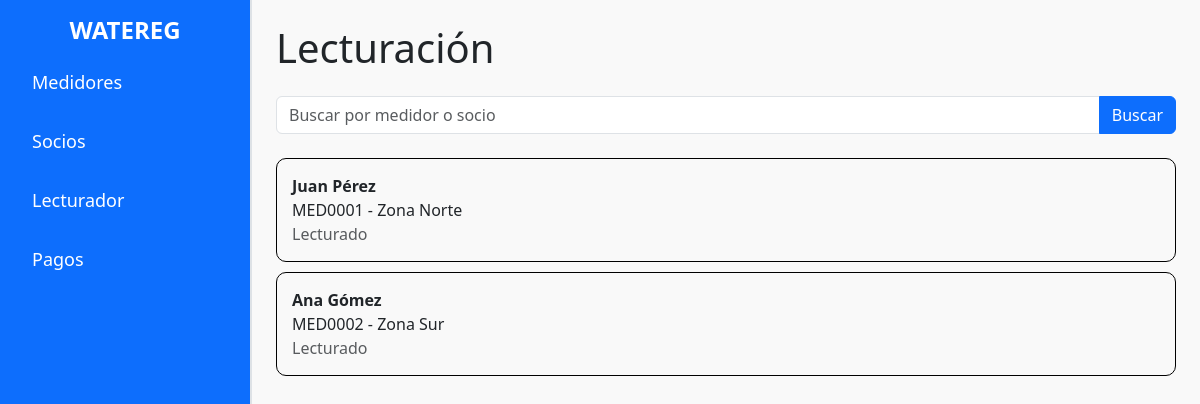
The app's page /lecturador.php, older data.
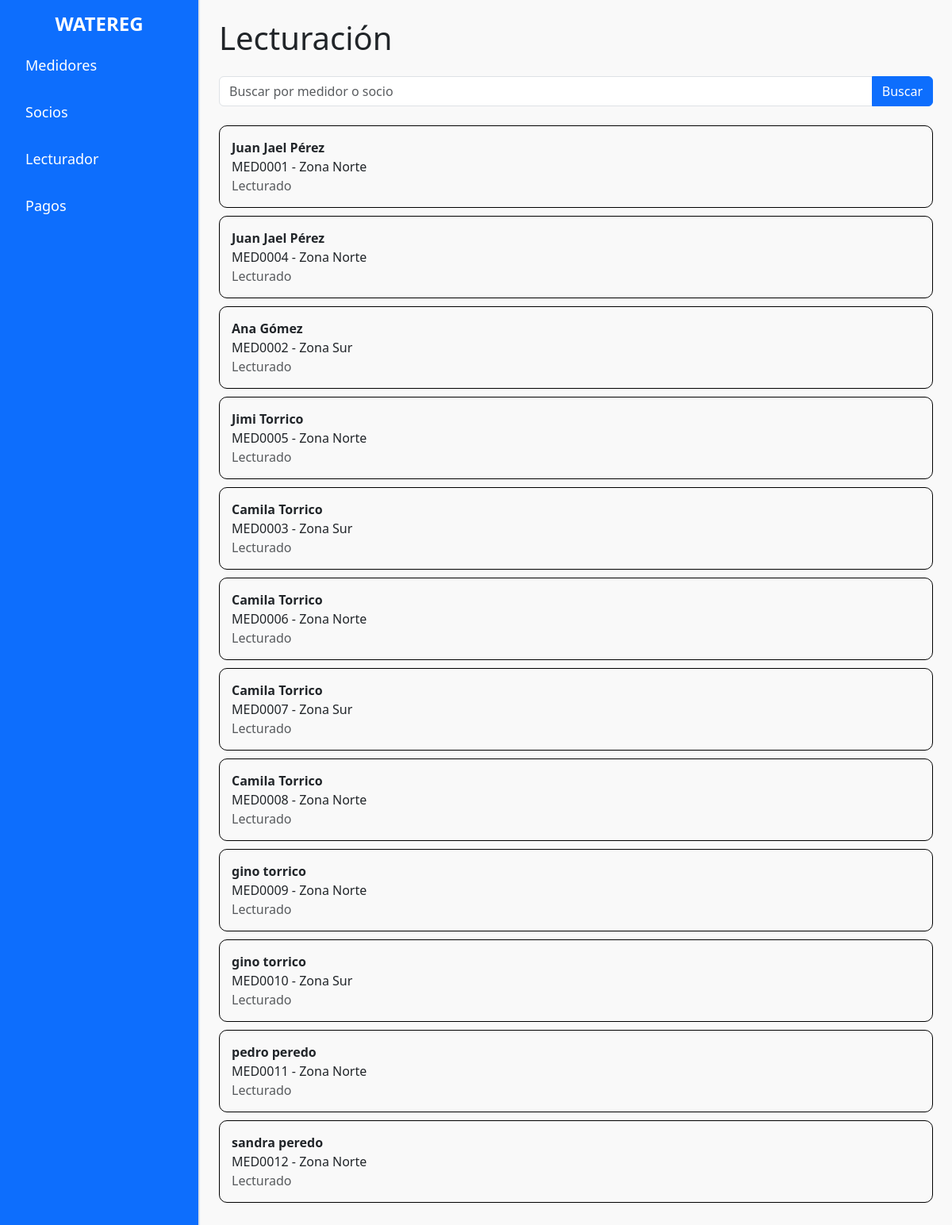
The same page, newer data.
### tables this page shows
CREATE TABLE `asignacion_medidor` (
  `id_asignacion` bigint(20) NOT NULL,
  `id_medidor` bigint(20) DEFAULT NULL,
  `id_socio` bigint(20) DEFAULT NULL,
  `id_zona` bigint(20) DEFAULT NULL,
  `fecha` date DEFAULT NULL,
  `precio_accion` decimal(10,2) DEFAULT NULL
);

CREATE TABLE `zona` (
  `id_zona` bigint(20) NOT NULL,
  `nombre` varchar(255) DEFAULT NULL
);

### lecturador.php (the view, shortened to what this page needs)
<?php
include 'conexion.php';
$busqueda = isset($_GET['buscar']) ? $_GET['buscar'] : '';
$sql = "
    SELECT
        asignacion_medidor.id_asignacion, -- Aseguramos que id_asignacion esté disponible
        CONCAT(socio.nombre, ' ', socio.apellido) AS socio,
        CONCAT('MED', LPAD(medidor.id_medidor, 4, '0')) AS medidor,
        zona.nombre AS zona,
        IFNULL((SELECT 'Lecturado' FROM consumo WHERE consumo.id_asignacion = asignacion_medidor.id_asignacion LIMIT 1), 'Sin lectura') AS estado
    FROM asignacion_medidor
    INNER JOIN socio ON asignacion_medidor.id_socio = socio.id_socio
    INNER JOIN medidor ON asignacion_medidor.id_medidor = medidor.id_medidor
    INNER JOIN zona ON asignacion_medidor.id_zona = zona.id_zona
";
if (!empty($busqueda)) {
    $sql .= " WHERE CONCAT('MED', LPAD(medidor.id_medidor, 4, '0')) LIKE ? OR socio.nombre LIKE ? OR socio.apellido LIKE ?";
    $stmt = $conexion->prepare($sql);
    $like_busqueda = '%' . $busqueda . '%';
    $stmt->bind_param('sss', $like_busqueda, $like_busqueda, $like_busqueda);
} else {
    $stmt = $conexion->prepare($sql);
}
$stmt->execute();
$resultado = $stmt->get_result();
?>
<!DOCTYPE html>
<html lang="es">
<head>
    <link rel="stylesheet" href="css/bootstrap.min.css">
    <link rel="stylesheet" href="css/styles.css">
</head>
<body>
    <div class="d-flex">
        <div class="sidebar bg-primary text-white p-3">
            <h2 class="sidebar-title">WATEREG</h2>
            <ul class="nav flex-column">
                <li class="nav-item">
                    <a class="nav-link text-white" href="index.php">Medidores</a>
                </li>
                <li class="nav-item">
                    <a class="nav-link text-white" href="socios.php">Socios</a>
                </li>
                <li class="nav-item">
                    <a class="nav-link text-white active" href="lecturador.php">Lecturador</a>
                </li>
                <li class="nav-item">
                    <a class="nav-link text-white" href="pagos.php">Pagos</a>
                </li>
            </ul>
        </div>
        <div class="content flex-grow-1 p-4">
            <h1 class="mb-4">Lecturación</h1>
            <form method="GET" action="lecturador.php" class="mb-4">
                <div class="input-group">
                    <input type="text" class="form-control" name="buscar" placeholder="Buscar por medidor o socio" value="<?= htmlspecialchars($busqueda) ?>">
                    <button type="submit" class="btn btn-primary">
                        <i class="bi bi-search"></i> Buscar
                    </button>
                </div>
            </form>
            <?php if ($resultado->num_rows > 0): ?>
                <?php while ($fila = $resultado->fetch_assoc()): ?>
                    <div class="medidor-card">
                        <a href="registro_consumo.php?id=<?= htmlspecialchars($fila['id_asignacion']) ?>">
                            <strong><?= htmlspecialchars($fila['socio']) ?></strong><br>
                            <?= htmlspecialchars($fila['medidor']) ?> - <?= htmlspecialchars($fila['zona']) ?><br>
                            <span class="text-muted"><?= htmlspecialchars($fila['estado']) ?></span>
                        </a>
                    </div>
                <?php endwhile; ?>
            <?php else: ?>
                <p class="text-danger">No se encontraron medidores.</p>
            <?php endif; ?>
        </div>
    </div>
</body>
</html>

Row changes from the older to the newer data that the page shows:
computed for asignacion_medidor (number 1 of 12 on the later page): socio "Juan Pérez" → "Juan Jael Pérez"
added asignacion_medidor: socio "Juan Jael Pérez", medidor "MED0004", id_zona.nombre "Zona Norte", estado "Lecturado"
added asignacion_medidor: socio "Jimi Torrico", medidor "MED0005", id_zona.nombre "Zona Norte", estado "Lecturado"
added asignacion_medidor: socio "Camila Torrico", medidor "MED0003", id_zona.nombre "Zona Sur", estado "Lecturado"
added asignacion_medidor: socio "Camila Torrico", medidor "MED0006", id_zona.nombre "Zona Norte", estado "Lecturado"
added asignacion_medidor: socio "Camila Torrico", medidor "MED0007", id_zona.nombre "Zona Sur", estado "Lecturado"
added asignacion_medidor: socio "Camila Torrico", medidor "MED0008", id_zona.nombre "Zona Norte", estado "Lecturado"
added asignacion_medidor: socio "gino torrico", medidor "MED0009", id_zona.nombre "Zona Norte", estado "Lecturado"
added asignacion_medidor: socio "gino torrico", medidor "MED0010", id_zona.nombre "Zona Sur", estado "Lecturado"
added asignacion_medidor: socio "pedro peredo", medidor "MED0011", id_zona.nombre "Zona Norte", estado "Lecturado"
added asignacion_medidor: socio "sandra peredo", medidor "MED0012", id_zona.nombre "Zona Norte", estado "Lecturado"
